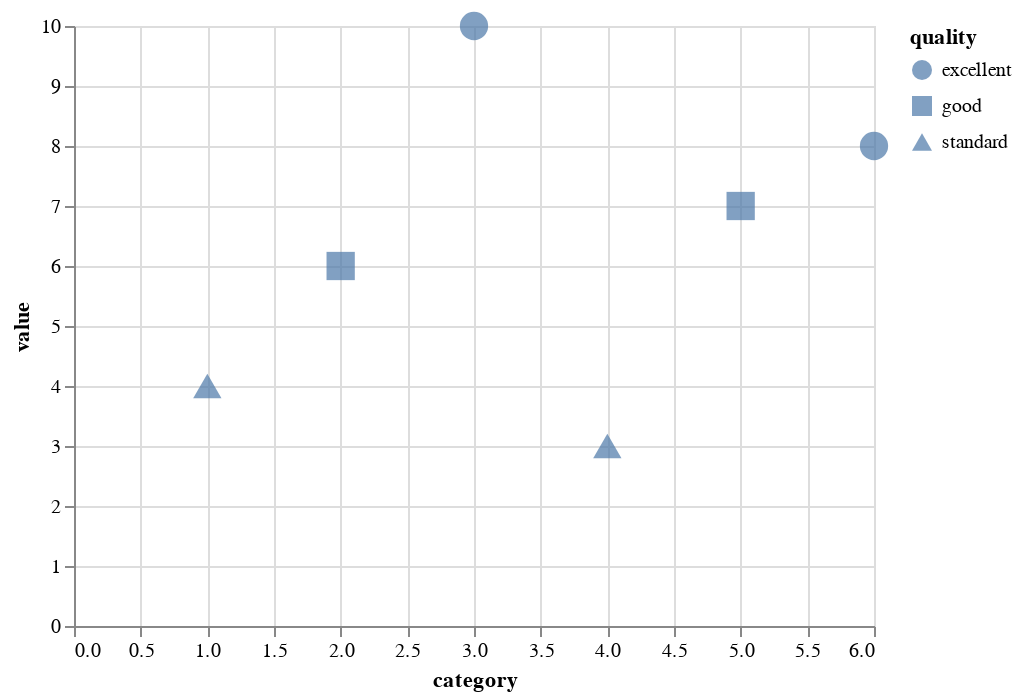

The notebook cell this image was saved under:
### Markdown cell above
By simply setting color to a column name ("quality" in this case), we mapped the quality column as the color of the points in our plot.  Note that Altair chose a very reasonable default colormap in this case.  If you would like to change this default, you need to modify the "scale" of the color encoding.  Please see the tutorial on scale for more details.  We will leave the colormap as it is for now.

## Shape encoding

### Code cell
scatter_plot = base.encode(shape="quality")
scatter_plot

### Figure 1 — Vega-Lite specification as saved in the notebook (floating-point values rounded to 4 significant figures)
{"config": {"view": {"continuousWidth": 400, "continuousHeight": 300}}, "data": {"name": "data-7c36766bdbdd929d88ac2881c2000dcf"}, "mark": {"type": "point", "filled": true, "size": 200}, "encoding": {"shape": {"field": "quality", "type": "nominal"}, "x": {"field": "category", "type": "quantitative"}, "y": {"field": "value", "type": "quantitative"}}, "$schema": "https://vega.github.io/schema/vega-lite/v4.17.0.json", "datasets": {"data-7c36766bdbdd929d88ac2881c2000dcf": [{"category": 1, "value": 4, "quality": "standard"}, {"category": 2, "value": 6, "quality": "good"}, {"category": 3, "value": 10, "quality": "excellent"}, {"category": 4, "value": 3, "quality": "standard"}, {"category": 5, "value": 7, "quality": "good"}, {"category": 6, "value": 8, "quality": "excellent"}]}}
